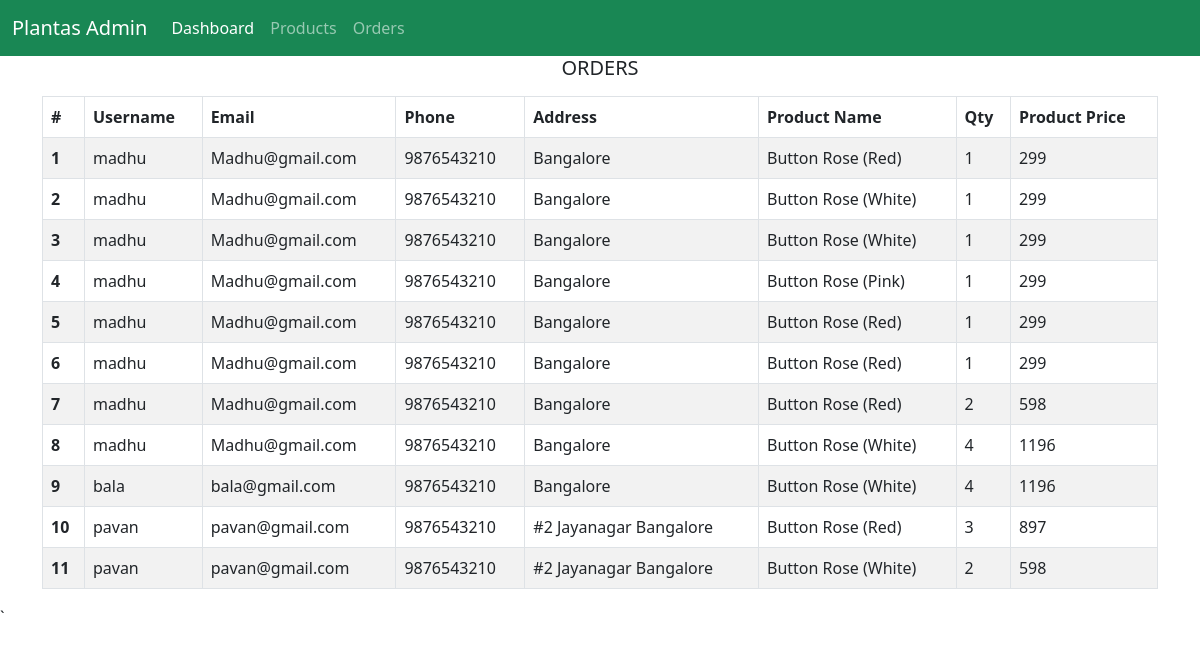
Page /admin/orders on the committed database.
### tables this page shows
CREATE TABLE "products" (
	"id"	INTEGER,
	"name"	TEXT NOT NULL,
	"price"	TEXT,
	"details"	TEXT,
	"image"	TEXT,
	"tags"	TEXT,
	"category"	TEXT,
	PRIMARY KEY("id" AUTOINCREMENT)
);

CREATE TABLE "orders" (
	"id"	INTEGER,
	"pid"	INTEGER,
	"qty"	INTEGER,
	"uid"	INTEGER,
	"status"	TEXT,
	"date"	INTEGER,
	PRIMARY KEY("id" AUTOINCREMENT)
);

CREATE TABLE "users" (
	"id"	INTEGER,
	"username"	TEXT,
	"password"	TEXT,
	"address"	TEXT,
	"phone"	TEXT,
	"email"	TEXT,
	PRIMARY KEY("id" AUTOINCREMENT)
);

### main.py (the view)
@app.get("/admin/orders", response_class=HTMLResponse)
def admin_orders(request: Request):
    con = sqlite3.connect(DATABASE_NAME)
    con.row_factory = sqlite3.Row
    cur = con.cursor()
    cur.execute("SELECT *, o.id as oid from users u, products p, orders o where o.uid = u.id and o.pid = p.id")
    orders = cur.fetchall()
    con.close
    return templates.TemplateResponse("/admin/orders.html", {"request": request, "orders": orders})

### templates/admin/orders.html (shortened to what this page needs)
{% extends "/admin/base.html" %}
{% block content  %}
<div class="container">
    <h5 class="text-center">ORDERS</h5>
    <table class="table table-striped table-bordered my-3">
        <thead>
            <tr>
              <th scope="col">#</th>
              <th scope="col">Username</th>
              <th scope="col">Email</th>
              <th scope="col">Phone</th>
              <th scope="col">Address</th>
              <th scope="col">Product Name</th>
              <th scope="col">Qty</th>
              <th scope="col">Product Price</th>
            </tr>
          </thead>
          <tbody>
            {% for order in orders %}
            <tr>
                <th scope="row">{{ order.oid }}</th>
                <td>{{order.username}}</td>
                <td>{{order.email}}</td>
                <td>{{order.phone}}</td>
                <td>{{order.address}}</td>
                <td>{{order.name}}</td>
                <td>{{order.qty}}</td>
                <td>{{order.qty | int * order.price | int}}</td>
            </tr>
            {% endfor %}
            </tbody>
    </table>
</div>
{% endblock %}

### templates/admin/base.html (shortened to what this page needs)
<!doctype html>
<html lang="en">
<head>
    <link href="{{ url_for('static', path='/css/bootstrap.css') }}" rel="stylesheet" />
</head>
<body>
<nav class="navbar navbar-expand-lg navbar-dark bg-success">
    <div class="container-fluid">
        <a class="navbar-brand" href="/admin/dashboard">Plantas Admin</a>
        <div class="collapse navbar-collapse" id="navbarNav">
            <ul class="navbar-nav">
                <li class="nav-item">
                    <a class="nav-link active" aria-current="page" href="/admin/dashboard">Dashboard</a>
                </li>
                <li class="nav-item">
                    <a class="nav-link" href="/admin/products">Products</a>
                </li>
                <li class="nav-item">
                    <a class="nav-link" href="/admin/orders">Orders</a>
                </li>
            </ul>
        </div>
    </div>
</nav>
<main id="content">{% block content %}{% endblock %}</main>
</body>
</html>`

### rows in the picture
products: oid "1", username "madhu", email "Madhu@gmail.com", phone "9876543210", address "Bangalore", name "Button Rose (Red)", qty "1", order.qty|int*order.price|int "299", oid "5", oid "6", oid "7", qty "2", order.qty|int*order.price|int "598", oid "10", username "pavan", email "pavan@gmail.com", address "#2 Jayanagar Bangalore", qty "3", order.qty|int*order.price|int "897"
products: oid "2", username "madhu", email "Madhu@gmail.com", phone "9876543210", address "Bangalore", name "Button Rose (White)", qty "1", order.qty|int*order.price|int "299", oid "3", oid "8", qty "4", order.qty|int*order.price|int "1196", oid "9", username "bala", email "bala@gmail.com", oid "11", username "pavan", email "pavan@gmail.com", address "#2 Jayanagar Bangalore", qty "2", order.qty|int*order.price|int "598"
products: oid "4", username "madhu", email "Madhu@gmail.com", phone "9876543210", address "Bangalore", name "Button Rose (Pink)", qty "1", order.qty|int*order.price|int "299"
